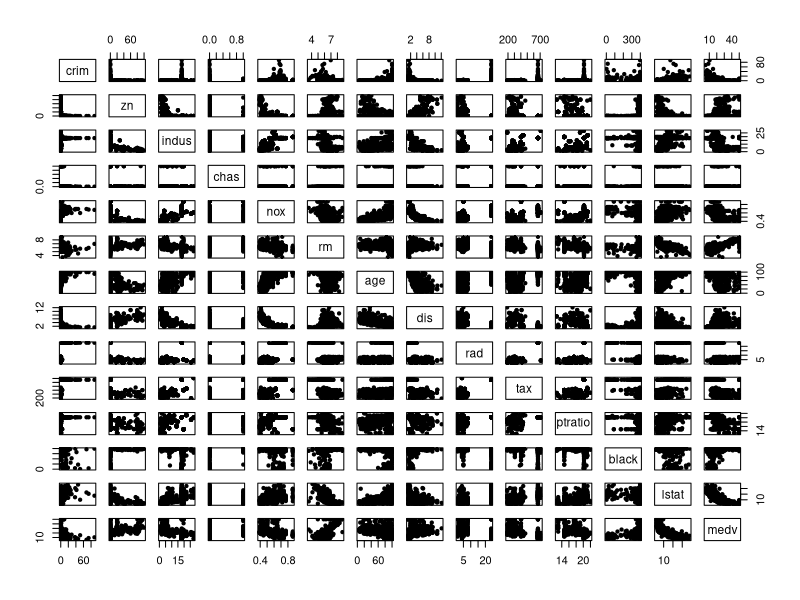
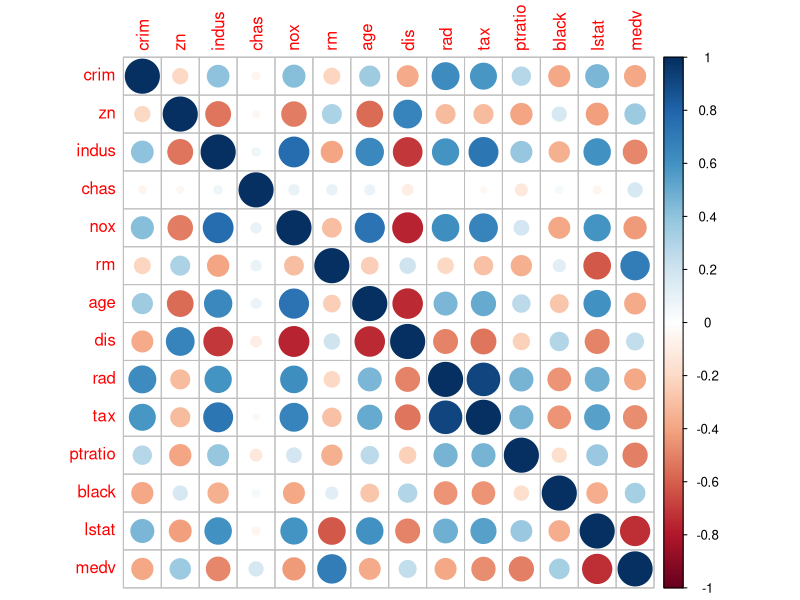
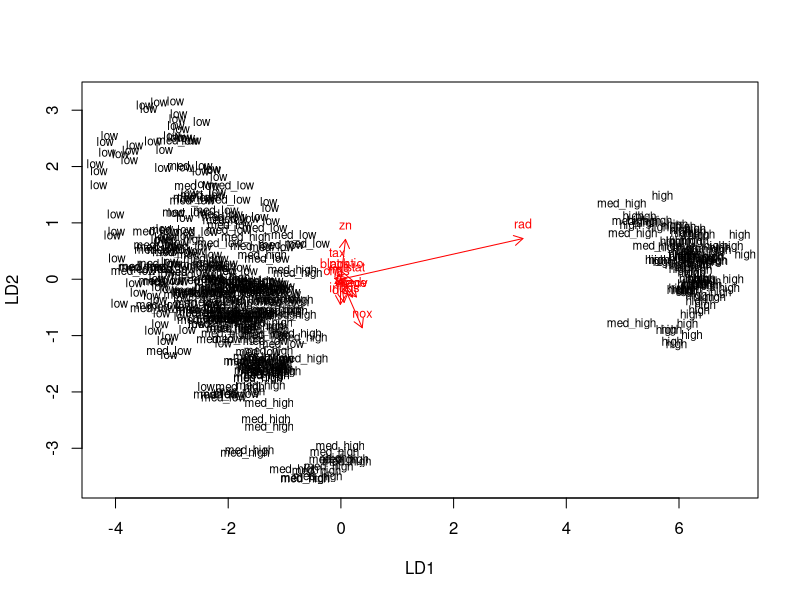

Write R code to recreate these figures, in order.
library(MASS)
library(tidyr)
library(corrplot)
data("Boston")

head(Boston)
pairs(Boston, pch = 20)

cor_matrix <- round(cor(Boston),digits=5)
cor_matrix
corrplot(cor_matrix, method="circle")

boston_scaled <- scale(Boston)
summary(boston_scaled)
class(boston_scaled)

boston_scaled <- as.data.frame(boston_scaled)
boston_scaled$crim <- as.numeric(boston_scaled$crim)

# Work with the exercise in this chunk, step-by-step. Fix the R code!
# Boston and boston_scaled are available

# summary of the scaled crime rate
summary(boston_scaled$crim)

# create a quantile vector of crim and print it
bins <- quantile(boston_scaled$crim)
bins

# create a categorical variable 'crime'
crime <- cut(boston_scaled$crim, breaks = bins, 
             label = c("low","med_low","med_high","high"), 
             include.lowest = TRUE)

# look at the table of the new factor crime
table(crime)

# remove original crim from the dataset
boston_scaled <- dplyr::select(boston_scaled, -crim)

# add the new categorical value to scaled data
boston_scaled <- data.frame(boston_scaled, crime)

n <- nrow(boston_scaled)
ind <- sample(n, size = n * 0.8)
train <- boston_scaled[ind,]
test <- boston_scaled[-ind,]
correct_classes <- test$crime
test <- dplyr::select(test, -crime)

lda.fit <- lda(crime~., data = train)

lda.arrows <- function(x, myscale = 1, arrow_heads = 0.1, color = "red", tex = 0.75, choices = c(1,2)){
  heads <- coef(x)
  arrows(x0 = 0, y0 = 0, 
         x1 = myscale * heads[,choices[1]], 
         y1 = myscale * heads[,choices[2]], col=color, length = arrow_heads)
  text(myscale * heads[,choices], labels = row.names(heads), 
       cex = tex, col=color, pos=3)
}

# target classes as numeric
classes <- as.numeric(train$crime)

# plot the lda results
plot(lda.fit, dimen = 2)
lda.arrows(lda.fit, myscale = 1)

lda.pred <- predict(lda.fit, newdata = test)

table(correct = correct_classes, predicted = lda.pred$class)




